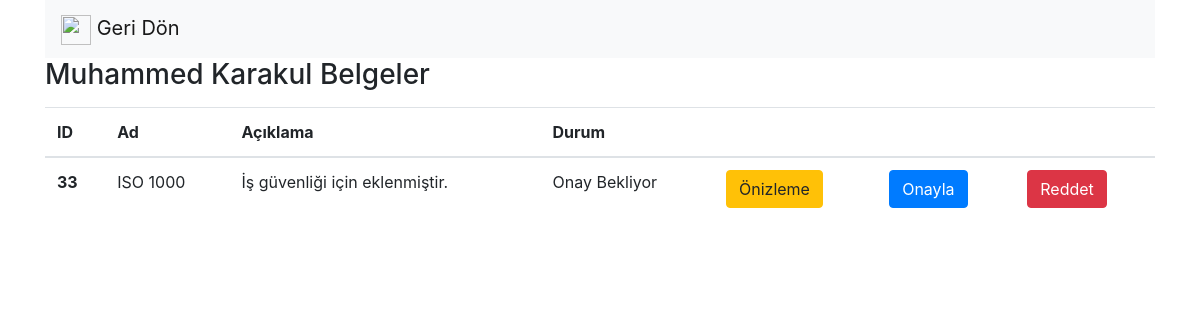
Page /personelBelgeler/11 on the earlier database version.
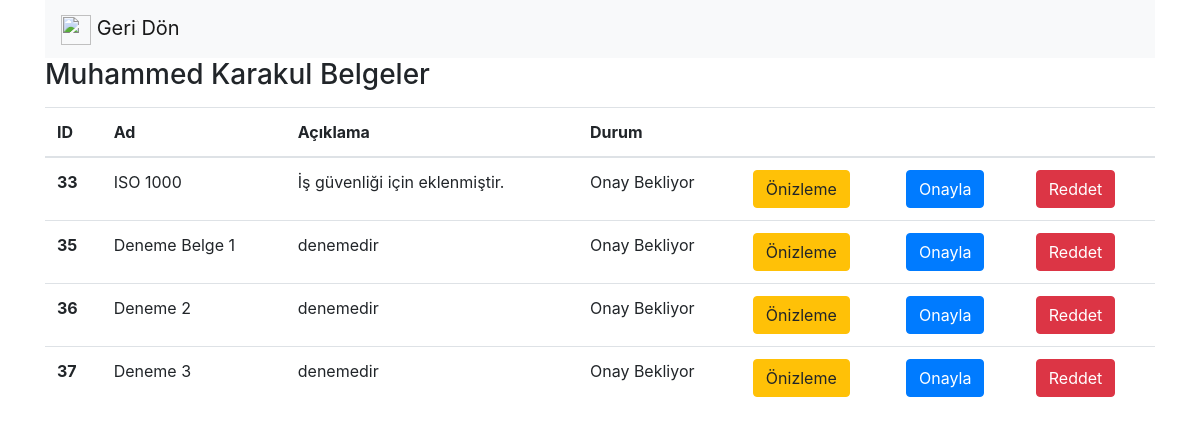
Same page on the later database version.
### safeputapp/models.py (models this page shows, shortened)
class Personel(models.Model):
    ad = models.CharField(max_length = 50, verbose_name = "Ad")
    soyad = models.CharField(max_length = 50, verbose_name = "Soyad")
    adres = models.CharField(max_length = 250, verbose_name = "Adres")
    telefon = models.CharField(max_length = 11, verbose_name = "Telefon")
    eposta = models.CharField(max_length = 50, verbose_name = "E-Posta")
    tcno = models.CharField(max_length = 11, verbose_name = "TC Kimlik Numarası")
    ehliyet_no = models.CharField(max_length = 20, verbose_name = "Ehliyet Numarası")
    kan_grubu = models.CharField(max_length = 10, verbose_name = "Kan Grubu")
    sgk_no = models.CharField(max_length = 250, verbose_name = "SGK Numarası")
    is_id = models.ForeignKey(Is, on_delete = models.CASCADE, verbose_name = "İş")
    aktifmi = models.BooleanField(verbose_name = "Aktif mi?", default = True)
    olusturma_tarihi = models.DateTimeField(auto_now_add = True, blank = True, verbose_name = "Oluşturma Tarihi")
    duzunleme_tarihi = models.DateTimeField(verbose_name = "Duzenleme Tarihi", blank = True, null = True)

class Belge(models.Model):
    ad = models.CharField(max_length = 50, verbose_name = "Ad")
    aciklama = models.CharField(max_length = 50, verbose_name = "Açıklama")
    personel_id = models.ForeignKey(Personel, on_delete = models.CASCADE, verbose_name = "Personel")
    belge = models.FileField(upload_to='documents/')
    belge_durum = models.ForeignKey(BelgeDurum, on_delete = models.CASCADE, verbose_name = "Belge Durum")
    aktifmi = models.BooleanField(verbose_name = "Aktif mi?", default = True)
    olusturma_tarihi = models.DateTimeField(auto_now_add = True, blank = True, verbose_name = "Oluşturma Tarihi")
    duzunleme_tarihi = models.DateTimeField(verbose_name = "Duzenleme Tarihi", blank = True, null = True)

class BelgeDurum(models.Model):
    ad = models.CharField(max_length = 50, verbose_name = "Ad")
    durum = models.CharField(max_length = 20, verbose_name = "Durum")
    aktifmi = models.BooleanField(verbose_name = "Aktif mi?", default = True)
    olusturma_tarihi = models.DateTimeField(auto_now_add = True, blank = True, verbose_name = "Oluşturma Tarihi")
    duzunleme_tarihi = models.DateTimeField(verbose_name = "Duzenleme Tarihi", blank = True, null = True)
    def __unicode__(self):
        return self.ad

### safeputapp/views.py (the view)
# urls.py: url(r'^personelBelgeler/(?P<id>\d+)', personelBelgeler),
def personelBelgeler(request, id):
    personel = get_object_or_404(Personel, id = id)
    belgeler = Belge.objects.filter(personel_id = id)
    return  render(request, "personelBelgeler.html", { "personel" : personel, "belgeler" : belgeler, "mevcutIs" : personel.is_id.id })

### safeputapp/templates/personelBelgeler.html (shortened to what this page needs)
<!DOCTYPE html>
<html>
    <head>
        <link rel="stylesheet" href="https://maxcdn.bootstrapcdn.com/bootstrap/4.0.0/css/bootstrap.min.css">
    </head>
    <body>
        <div class="container">
            <nav class="navbar navbar-light bg-light">
                <a class="navbar-brand" href="/isDetay/{{ mevcutIs }}">
                    <img src="https://image.flaticon.com/icons/svg/118/118739.svg" width="30" height="30" alt=""> Geri Dön
                </a>
            </nav>
            {% if personel %}
                <h3>{{ personel.ad }} {{ personel.soyad }} Belgeler</h3>
                <p>
                    {% if belgeler %}
                        <table class="table">
                            <thead>
                                <tr>
                                <th scope="col">ID</th>
                                <th scope="col">Ad</th>
                                <th scope="col">Açıklama</th>
                                <th scope="col">Durum</th>
                                <th scope="col"></th>
                                <th scope="col"></th>
                                <th scope="col"></th>
                                </tr>
                            </thead>
                            <tbody>
                                {% for belge in belgeler %}
                                    <tr>
                                        <th scope="row"> {{ belge.id }} </th>
                                        <td> {{ belge.ad }} </td>
                                        <td> {{ belge.aciklama }} </td>
                                        <td> {{ belge.belge_durum }} </td>
                                        <td><a href="/belgeOnizle/{{belge.id}}" class="btn btn-warning">Önizleme</td>
                                        <td><a href="/belgeOnay/{{belge.id}}" class="btn btn-primary">Onayla</td>
                                        <td><a href="/belgeRed/{{belge.id}}" class="btn btn-danger">Reddet</td>
                                    </tr>
                                {% endfor %}
                            </tbody>
                        </table>
                    {% else %}
                        <div class="alert alert-danger">
                            Kayıt bulunamadı.
                        </div>
                    {% endif %}
                </p>
            {% endif %}
        </div>
    </body>
</html>

Differences in the rows shown:
added Belge: id "35", ad "Deneme Belge 1", aciklama "denemedir", belge_durum "Onay Bekliyor"
added Belge: id "36", ad "Deneme 2", aciklama "denemedir", belge_durum "Onay Bekliyor"
added Belge: id "37", ad "Deneme 3", aciklama "denemedir", belge_durum "Onay Bekliyor"
